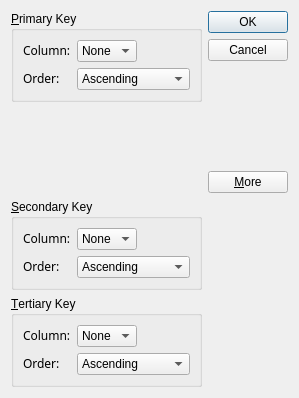
<ui version="4.0">
    <class>SortDialog</class>
    <widget class="QDialog" name="SortDialog" >
        <property name="geometry" >
            <rect>
                <x>0</x>
                <y>0</y>
                <width>299</width>
                <height>398</height>
            </rect>
        </property>
        <property name="windowTitle" >
            <string>Sort</string>
        </property>
        <layout class="QGridLayout" >
            <item rowspan="2" row="0" column="1" >
                <layout class="QVBoxLayout" >
                <item>
                <widget class="QPushButton" name="okButton" >
                <property name="text" >
                    <string>OK</string>
                </property>
                <property name="default" >
                    <bool>true</bool>
                </property>
                </widget>
                </item>
                <item>
                <widget class="QPushButton" name="cancelButton" >
                <property name="text" >
                    <string>Cancel</string>
                </property>
                </widget>
                </item>
                <item>
                <spacer>
                <property name="orientation" >
                    <enum>Qt::Vertical</enum>
                </property>
                <property name="sizeHint" >
                    <size>
                    <width>20</width>
                    <height>0</height>
                    </size>
                </property>
                </spacer>
                </item>
                <item>
                <widget class="QPushButton" name="moreButton" >
                <property name="text" >
                    <string>&amp;More</string>
                </property>
                <property name="checkable" >
                    <bool>true</bool>
                </property>
                </widget>
                </item>
                </layout>
            </item>
            <item row="3" column="0" >
                <widget class="QGroupBox" name="tertiaryGroupBox" >
                <property name="title" >
                <string>&amp;Tertiary Key</string>
                </property>
                <layout class="QGridLayout" >
                <item row="1" column="1" colspan="2" >
                <widget class="QComboBox" name="tertiaryOrderCombo" >
                    <item>
                    <property name="text" >
                    <string>Ascending</string>
                    </property>
                    </item>
                    <item>
                    <property name="text" >
                    <string>Descending</string>
                    </property>
                    </item>
                </widget>
                </item>
                <item row="1" column="0" >
                <widget class="QLabel" name="tertiaryOrderLabel" >
                    <property name="text" >
                    <string>&lt;html>&lt;head>&lt;meta name="qrichtext" content="1" />&lt;/head>&lt;body style=" white-space: pre-wrap; font-family:Sans Serif; font-weight:400; font-style:normal; text-decoration:none;">&lt;p style=" margin-top:0px; margin-bottom:0px; margin-left:0px; margin-right:0px; -qt-block-indent:0; text-indent:0px;">Order:&lt;/p>&lt;/body>&lt;/html></string>
                    </property>
                </widget>
                </item>
                <item row="0" column="0" >
                <widget class="QLabel" name="tertiaryColumnLabel" >
                    <property name="text" >
                    <string>&lt;html>&lt;head>&lt;meta name="qrichtext" content="1" />&lt;/head>&lt;body style=" white-space: pre-wrap; font-family:Sans Serif; font-weight:400; font-style:normal; text-decoration:none;">&lt;p style=" margin-top:0px; margin-bottom:0px; margin-left:0px; margin-right:0px; -qt-block-indent:0; text-indent:0px;">Column:&lt;/p>&lt;/body>&lt;/html></string>
                    </property>
                </widget>
                </item>
                <item row="0" column="2" >
                <spacer>
                    <property name="orientation" >
                    <enum>Qt::Horizontal</enum>
                    </property>
                    <property name="sizeHint" >
                    <size>
                    <width>31</width>
                    <height>20</height>
                    </size>
                    </property>
                </spacer>
                </item>
                <item row="0" column="1" >
                <widget class="QComboBox" name="tertiaryColumnCombo" >
                    <item>
                    <property name="text" >
                    <string>None</string>
                    </property>
                    </item>
                </widget>
                </item>
                </layout>
                </widget>
            </item>
            <item row="2" column="0" >
                <widget class="QGroupBox" name="secondaryGroupBox" >
                <property name="title" >
                <string>&amp;Secondary Key</string>
                </property>
                <layout class="QGridLayout" >
                <item row="1" column="1" colspan="2" >
                <widget class="QComboBox" name="secondaryOrderCombo" >
                    <item>
                    <property name="text" >
                    <string>Ascending</string>
                    </property>
                    </item>
                    <item>
                    <property name="text" >
                    <string>Descending</string>
                    </property>
                    </item>
                </widget>
                </item>
                <item row="1" column="0" >
                <widget class="QLabel" name="secondaryOrderLabel" >
                    <property name="text" >
                    <string>&lt;html>&lt;head>&lt;meta name="qrichtext" content="1" />&lt;/head>&lt;body style=" white-space: pre-wrap; font-family:Sans Serif; font-weight:400; font-style:normal; text-decoration:none;">&lt;p style=" margin-top:0px; margin-bottom:0px; margin-left:0px; margin-right:0px; -qt-block-indent:0; text-indent:0px;">Order:&lt;/p>&lt;/body>&lt;/html></string>
                    </property>
                </widget>
                </item>
                <item row="0" column="0" >
                <widget class="QLabel" name="secondaryColumnLabel" >
                    <property name="text" >
                    <string>&lt;html>&lt;head>&lt;meta name="qrichtext" content="1" />&lt;/head>&lt;body style=" white-space: pre-wrap; font-family:Sans Serif; font-weight:400; font-style:normal; text-decoration:none;">&lt;p style=" margin-top:0px; margin-bottom:0px; margin-left:0px; margin-right:0px; -qt-block-indent:0; text-indent:0px;">Column:&lt;/p>&lt;/body>&lt;/html></string>
                    </property>
                </widget>
                </item>
                <item row="0" column="2" >
                <spacer>
                    <property name="orientation" >
                    <enum>Qt::Horizontal</enum>
                    </property>
                    <property name="sizeHint" >
                    <size>
                    <width>31</width>
                    <height>20</height>
                    </size>
                    </property>
                </spacer>
                </item>
                <item row="0" column="1" >
                <widget class="QComboBox" name="secondaryColumnCombo" >
                    <item>
                    <property name="text" >
                    <string>None</string>
                    </property>
                    </item>
                </widget>
                </item>
                </layout>
                </widget>
            </item>
            <item row="1" column="0" >
                <spacer>
                <property name="orientation" >
                <enum>Qt::Vertical</enum>
                </property>
                <property name="sizeType" >
                <enum>QSizePolicy::Expanding</enum>
                </property>
                <property name="sizeHint" >
                <size>
                <width>20</width>
                <height>0</height>
                </size>
                </property>
                </spacer>
            </item>
            <item row="0" column="0" >
                <widget class="QGroupBox" name="primaryGroupBox" >
                <property name="title" >
                <string>&amp;Primary Key</string>
                </property>
                <layout class="QGridLayout" >
                <item row="1" column="1" colspan="2" >
                <widget class="QComboBox" name="primaryOrderCombo" >
                    <item>
                    <property name="text" >
                    <string>Ascending</string>
                    </property>
                    </item>
                    <item>
                    <property name="text" >
                    <string>Descending</string>
                    </property>
                    </item>
                </widget>
                </item>
                <item row="1" column="0" >
                <widget class="QLabel" name="primaryOrderLabel" >
                    <property name="text" >
                    <string>&lt;html>&lt;head>&lt;meta name="qrichtext" content="1" />&lt;/head>&lt;body style=" white-space: pre-wrap; font-family:Sans Serif; font-weight:400; font-style:normal; text-decoration:none;">&lt;p style=" margin-top:0px; margin-bottom:0px; margin-left:0px; margin-right:0px; -qt-block-indent:0; text-indent:0px;">Order:&lt;/p>&lt;/body>&lt;/html></string>
                    </property>
                </widget>
                </item>
                <item row="0" column="0" >
                <widget class="QLabel" name="primaryColumnLabel" >
                    <property name="text" >
                    <string>&lt;html>&lt;head>&lt;meta name="qrichtext" content="1" />&lt;/head>&lt;body style=" white-space: pre-wrap; font-family:Sans Serif; font-weight:400; font-style:normal; text-decoration:none;">&lt;p style=" margin-top:0px; margin-bottom:0px; margin-left:0px; margin-right:0px; -qt-block-indent:0; text-indent:0px;">Column:&lt;/p>&lt;/body>&lt;/html></string>
                    </property>
                </widget>
                </item>
                <item row="0" column="2" >
                <spacer>
                    <property name="orientation" >
                    <enum>Qt::Horizontal</enum>
                    </property>
                    <property name="sizeHint" >
                    <size>
                    <width>31</width>
                    <height>20</height>
                    </size>
                    </property>
                </spacer>
                </item>
                <item row="0" column="1" >
                <widget class="QComboBox" name="primaryColumnCombo" >
                    <item>
                    <property name="text" >
                    <string>None</string>
                    </property>
                    </item>
                </widget>
                </item>
                </layout>
                </widget>
            </item>
        </layout>
    </widget>
    <tabstops>
        <tabstop>primaryColumnCombo</tabstop>
        <tabstop>primaryOrderCombo</tabstop>
        <tabstop>secondaryColumnCombo</tabstop>
        <tabstop>secondaryOrderCombo</tabstop>
        <tabstop>tertiaryColumnCombo</tabstop>
        <tabstop>tertiaryOrderCombo</tabstop>
        <tabstop>okButton</tabstop>
        <tabstop>cancelButton</tabstop>
        <tabstop>moreButton</tabstop>
    </tabstops>
    <resources/>
    <connections>
        <connection>
            <sender>moreButton</sender>
            <signal>toggled(bool)</signal>
            <receiver>secondaryGroupBox</receiver>
            <slot>setVisible(bool)</slot>
            <hints>
                <hint type="sourcelabel" >
                    <x>288</x>
                    <y>141</y>
                </hint>
                <hint type="destinationlabel" >
                    <x>104</x>
                    <y>166</y>
                </hint>
            </hints>
        </connection>
        <connection>
            <sender>moreButton</sender>
            <signal>toggled(bool)</signal>
            <receiver>tertiaryGroupBox</receiver>
            <slot>setVisible(bool)</slot>
            <hints>
                <hint type="sourcelabel" >
                    <x>240</x>
                    <y>141</y>
                </hint>
                <hint type="destinationlabel" >
                    <x>170</x>
                    <y>307</y>
                </hint>
            </hints>
        </connection>
        <connection>
            <sender>okButton</sender>
            <signal>clicked()</signal>
            <receiver>SortDialog</receiver>
            <slot>accept()</slot>
            <hints>
                <hint type="sourcelabel" >
                    <x>257</x>
                    <y>25</y>
                </hint>
                <hint type="destinationlabel" >
                    <x>283</x>
                    <y>268</y>
                </hint>
            </hints>
        </connection>
        <connection>
            <sender>cancelButton</sender>
            <signal>clicked()</signal>
            <receiver>SortDialog</receiver>
            <slot>reject()</slot>
            <hints>
                <hint type="sourcelabel" >
                    <x>225</x>
                    <y>56</y>
                </hint>
                <hint type="destinationlabel" >
                    <x>264</x>
                    <y>335</y>
                </hint>
            </hints>
        </connection>
    </connections>
</ui>
